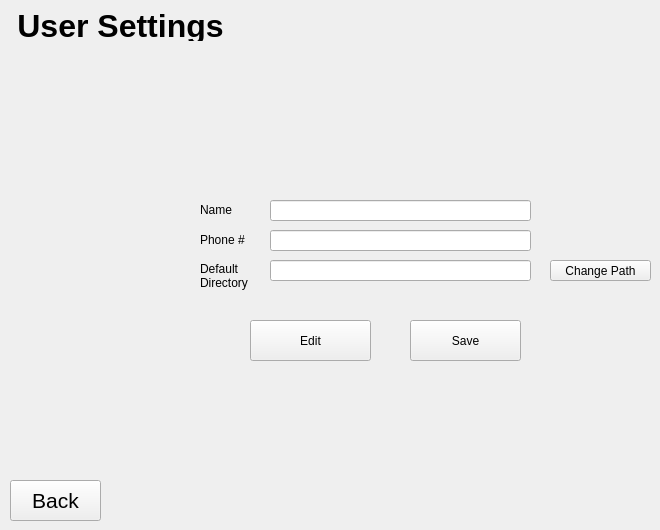
      <widget class="QWidget" name="application_settings">
       <widget class="QLabel" name="settings_label">
        <property name="geometry">
         <rect>
          <x>10</x>
          <y>10</y>
          <width>221</width>
          <height>31</height>
         </rect>
        </property>
        <property name="font">
         <font>
          <pointsize>24</pointsize>
          <weight>75</weight>
          <bold>true</bold>
         </font>
        </property>
        <property name="text">
         <string>User Settings</string>
        </property>
        <property name="alignment">
         <set>Qt::AlignCenter</set>
        </property>
       </widget>
       <widget class="QPushButton" name="back_settings_button">
        <property name="geometry">
         <rect>
          <x>10</x>
          <y>480</y>
          <width>91</width>
          <height>41</height>
         </rect>
        </property>
        <property name="font">
         <font>
          <pointsize>16</pointsize>
         </font>
        </property>
        <property name="layoutDirection">
         <enum>Qt::LeftToRight</enum>
        </property>
        <property name="text">
         <string>Back</string>
        </property>
        <property name="icon">
         <iconset>
          <normaloff>:/status/back_icon.png</normaloff>
          <normalon>:/status/green_check.png</normalon>:/status/back_icon.png</iconset>
        </property>
        <property name="iconSize">
         <size>
          <width>20</width>
          <height>20</height>
         </size>
        </property>
       </widget>
       <widget class="QLabel" name="name_set_label">
        <property name="geometry">
         <rect>
          <x>200</x>
          <y>200</y>
          <width>71</width>
          <height>20</height>
         </rect>
        </property>
        <property name="text">
         <string>Name</string>
        </property>
       </widget>
       <widget class="QLabel" name="label_3">
        <property name="geometry">
         <rect>
          <x>200</x>
          <y>260</y>
          <width>71</width>
          <height>31</height>
         </rect>
        </property>
        <property name="text">
         <string>Default Directory</string>
        </property>
        <property name="wordWrap">
         <bool>true</bool>
        </property>
       </widget>
       <widget class="QLabel" name="label_4">
        <property name="geometry">
         <rect>
          <x>200</x>
          <y>230</y>
          <width>71</width>
          <height>20</height>
         </rect>
        </property>
        <property name="text">
         <string>Phone #</string>
        </property>
       </widget>
       <widget class="QLineEdit" name="name_settings_input">
        <property name="geometry">
         <rect>
          <x>270</x>
          <y>200</y>
          <width>261</width>
          <height>21</height>
         </rect>
        </property>
       </widget>
       <widget class="QLineEdit" name="phone_settings_input">
        <property name="geometry">
         <rect>
          <x>270</x>
          <y>230</y>
          <width>261</width>
          <height>21</height>
         </rect>
        </property>
       </widget>
       <widget class="QLineEdit" name="path_settings_input">
        <property name="geometry">
         <rect>
          <x>270</x>
          <y>260</y>
          <width>261</width>
          <height>21</height>
         </rect>
        </property>
       </widget>
       <widget class="QPushButton" name="edit_settings_button">
        <property name="geometry">
         <rect>
          <x>250</x>
          <y>320</y>
          <width>121</width>
          <height>41</height>
         </rect>
        </property>
        <property name="text">
         <string>Edit</string>
        </property>
       </widget>
       <widget class="QPushButton" name="save_settings_button">
        <property name="geometry">
         <rect>
          <x>410</x>
          <y>320</y>
          <width>111</width>
          <height>41</height>
         </rect>
        </property>
        <property name="text">
         <string>Save</string>
        </property>
       </widget>
       <widget class="QPushButton" name="change_path_settings_button">
        <property name="geometry">
         <rect>
          <x>550</x>
          <y>260</y>
          <width>101</width>
          <height>21</height>
         </rect>
        </property>
        <property name="text">
         <string>Change Path</string>
        </property>
       </widget>
       <widget class="QLabel" name="label_9">
        <property name="geometry">
         <rect>
          <x>300</x>
          <y>30</y>
          <width>171</width>
          <height>161</height>
         </rect>
        </property>
        <property name="text">
         <string/>
        </property>
        <property name="pixmap">
         <pixmap resource="images.qrc">:/profile/user_prof.png</pixmap>
        </property>
        <property name="scaledContents">
         <bool>true</bool>
        </property>
        <property name="alignment">
         <set>Qt::AlignCenter</set>
        </property>
       </widget>
      </widget>
